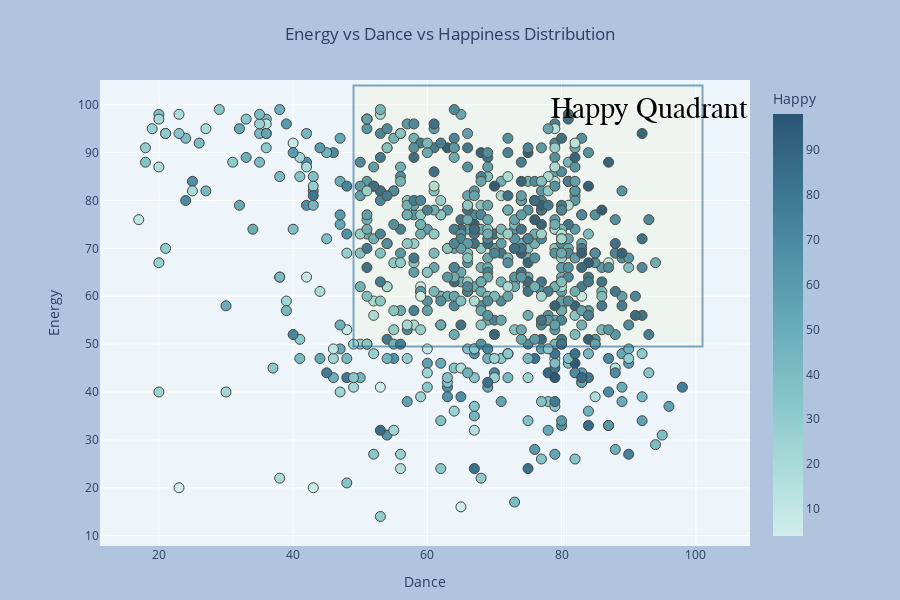

This figure's notebook cell:
### Markdown cell above
### Spotify Features Analysis

### Code cell
scatter = go.Scatter(
    x=playlist.Dance,
    y=playlist.Energy,
    mode='markers',
    marker_color=playlist.Happy,
    marker=dict(
        colorscale='teal',
        showscale=True,
        line_width=1,
        size=10,
        colorbar={'title': 'Happy'}
    ),
    hovertext=['Artist: {}<br>Song: {}<br>Dance: {}<br>Energy: {}<br>Happy: {}'\
               .format(a, s, d, e, h)\
                for a ,s, d, e, h in zip(playlist.Artist, playlist.Song, playlist.Dance, playlist.Energy, playlist.Happy)],
)

rect = {
    'type': 'rect',
    'xref': 'x',
    'yref': 'y',
    'x0': playlist.Dance.max()/2,
    'y0': playlist.Energy.max()/2,
    'x1': playlist.Dance.max()+3,
    'y1': playlist.Energy.max()+5,
    'line': {'color': '#0b5685', 'width': 2},
    'opacity': 0.5,
    'fillcolor': 'rgba(250, 220, 60, 0.1)',
}

text = {
    'x': playlist.Dance.max() * 0.95,
    'y': playlist.Energy.max(),
    'text':  'Happy Quadrant',
    'showarrow': False,
    'font': {
        'size': 30,
        'color': 'black',
        'family': 'Balto',
    }
}

layout = go.Layout(shapes=[rect], annotations=[text])

fig = go.Figure(data=[scatter], layout=layout)

fig.update_layout(
                  title_text="Energy vs Dance vs Happiness Distribution",title_x=0.5,
                  yaxis_title='Energy',
                  xaxis_title='Dance',
                  plot_bgcolor="#edf5fa",
                  paper_bgcolor="LightSteelBlue",
                  height=600,
                  margin=dict(l=100, r=150, t=80, b=20)
                )
fig.show()

### Figure 1 — Plotly figure (JSON) as saved in the notebook; plotly's stock layout.template omitted (floating-point values rounded to 4 significant figures; data arrays with more than 128 entries replaced by an {"elided": "..."} marker saying what was removed)
{"data": [{"hovertext": {"elided": "676 str values"}, "marker": {"color": {"elided": "676 int values"}, "colorbar": {"title": {"text": "Happy"}}, "colorscale": [[0, "rgb(209, 238, 234)"], [0.1667, "rgb(168, 219, 217)"], [0.3333, "rgb(133, 196, 201)"], [0.5, "rgb(104, 171, 184)"], [0.6667, "rgb(79, 144, 166)"], [0.8333, "rgb(59, 115, 143)"], [1, "rgb(42, 86, 116)"]], "line": {"width": 1}, "showscale": true, "size": 10}, "mode": "markers", "type": "scatter", "x": {"elided": "676 int values"}, "y": {"elided": "676 int values"}}], "layout": {"annotations": [{"font": {"color": "black", "family": "Balto", "size": 30}, "showarrow": false, "text": "Happy Quadrant", "x": 93.1, "y": 99}], "height": 600, "margin": {"b": 20, "l": 100, "r": 150, "t": 80}, "paper_bgcolor": "LightSteelBlue", "plot_bgcolor": "#edf5fa", "shapes": [{"fillcolor": "rgba(250, 220, 60, 0.1)", "line": {"color": "#0b5685", "width": 2}, "opacity": 0.5, "type": "rect", "x0": 49, "x1": 101, "xref": "x", "y0": 49.5, "y1": 104, "yref": "y"}], "title": {"text": "Energy vs Dance vs Happiness Distribution", "x": 0.5}, "xaxis": {"title": {"text": "Dance"}}, "yaxis": {"title": {"text": "Energy"}}}}
